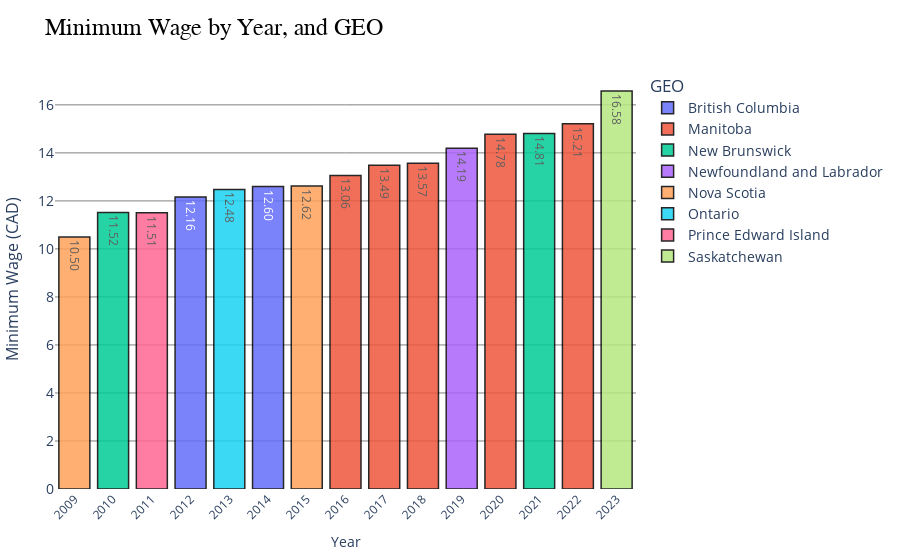

The notebook cell this image was saved under:
### Code cell
# Create a bar plot using Plotly with improved aesthetics
fig = px.bar(
    wage_province_min_year,  # Use the filtered DataFrame for minimum wages
    x='YEAR',
    y='min_wage_year',
    color='GEO',
    title='Minimum Wage by Year, and GEO',
    text='min_wage_year',  # Show min wage inside the bars
    labels={'min_wage_year': 'Minimum Wage (CAD)', 'YEAR': 'Year'},
)

# Customize layout and appearance
fig.update_traces(
    texttemplate='%{text:.2f}', 
    textposition='inside',
    marker=dict(line=dict(color='black', width=1.5)),  # Add borders to bars
    opacity=0.85  # Slightly transparent for visual effect
)

# Customize layout further
fig.update_layout(
    title_font=dict(size=24, family='Arial', color='black'),  # Title font style
    xaxis_title='Year',
    yaxis_title='Minimum Wage (CAD)',
    xaxis_tickangle=-45,  # Rotate x-axis labels for better readability
    xaxis=dict(
        tickmode='linear',  # Ensure all years are shown
        tickvals=wage_province_min_year['YEAR'].unique()  # Use unique years
    ),
    yaxis=dict(titlefont=dict(size=16), tickfont=dict(size=14)),  # Font size for axes
    legend_title_text='GEO',
    legend=dict(font=dict(size=14)),  # Font size for legend
    margin=dict(l=50, r=50, t=70, b=50),  # Adjust margins for better spacing
    hoverlabel=dict(bgcolor='white', font_size=14, font_family='Arial'),  # Customize hover labels
    plot_bgcolor='rgba(0,0,0,0)',  # Transparent background
    paper_bgcolor='rgba(0,0,0,0)',  # Transparent paper background
)

# Add gridlines for better readability
fig.update_yaxes(showgrid=True, gridcolor='gray', gridwidth=1)

# Show the plot
fig.show()

### Figure 1 — Plotly figure (JSON) as saved in the notebook; plotly's stock layout.template omitted (floating-point values rounded to 4 significant figures)
{"data": [{"alignmentgroup": "True", "hovertemplate": "GEO=British Columbia<br>Year=%{x}<br>Minimum Wage (CAD)=%{text}<extra></extra>", "legendgroup": "British Columbia", "marker": {"color": "#636efa", "line": {"color": "black", "width": 1.5}, "pattern": {"shape": ""}}, "name": "British Columbia", "offsetgroup": "British Columbia", "opacity": 0.85, "orientation": "v", "showlegend": true, "text": [12.6, 12.16], "textposition": "inside", "texttemplate": "%{text:.2f}", "type": "bar", "x": [2014, 2012], "xaxis": "x", "y": [12.6, 12.16], "yaxis": "y"}, {"alignmentgroup": "True", "hovertemplate": "GEO=Manitoba<br>Year=%{x}<br>Minimum Wage (CAD)=%{text}<extra></extra>", "legendgroup": "Manitoba", "marker": {"color": "#EF553B", "line": {"color": "black", "width": 1.5}, "pattern": {"shape": ""}}, "name": "Manitoba", "offsetgroup": "Manitoba", "opacity": 0.85, "orientation": "v", "showlegend": true, "text": [13.06, 13.49, 13.57, 14.78, 15.21], "textposition": "inside", "texttemplate": "%{text:.2f}", "type": "bar", "x": [2016, 2017, 2018, 2020, 2022], "xaxis": "x", "y": [13.06, 13.49, 13.57, 14.78, 15.21], "yaxis": "y"}, {"alignmentgroup": "True", "hovertemplate": "GEO=New Brunswick<br>Year=%{x}<br>Minimum Wage (CAD)=%{text}<extra></extra>", "legendgroup": "New Brunswick", "marker": {"color": "#00cc96", "line": {"color": "black", "width": 1.5}, "pattern": {"shape": ""}}, "name": "New Brunswick", "offsetgroup": "New Brunswick", "opacity": 0.85, "orientation": "v", "showlegend": true, "text": [11.52, 14.81], "textposition": "inside", "texttemplate": "%{text:.2f}", "type": "bar", "x": [2010, 2021], "xaxis": "x", "y": [11.52, 14.81], "yaxis": "y"}, {"alignmentgroup": "True", "hovertemplate": "GEO=Newfoundland and Labrador<br>Year=%{x}<br>Minimum Wage (CAD)=%{text}<extra></extra>", "legendgroup": "Newfoundland and Labrador", "marker": {"color": "#ab63fa", "line": {"color": "black", "width": 1.5}, "pattern": {"shape": ""}}, "name": "Newfoundland and Labrador", "offsetgroup": "Newfoundland and Labrador", "opacity": 0.85, "orientation": "v", "showlegend": true, "text": [14.19], "textposition": "inside", "texttemplate": "%{text:.2f}", "type": "bar", "x": [2019], "xaxis": "x", "y": [14.19], "yaxis": "y"}, {"alignmentgroup": "True", "hovertemplate": "GEO=Nova Scotia<br>Year=%{x}<br>Minimum Wage (CAD)=%{text}<extra></extra>", "legendgroup": "Nova Scotia", "marker": {"color": "#FFA15A", "line": {"color": "black", "width": 1.5}, "pattern": {"shape": ""}}, "name": "Nova Scotia", "offsetgroup": "Nova Scotia", "opacity": 0.85, "orientation": "v", "showlegend": true, "text": [10.5, 12.62], "textposition": "inside", "texttemplate": "%{text:.2f}", "type": "bar", "x": [2009, 2015], "xaxis": "x", "y": [10.5, 12.62], "yaxis": "y"}, {"alignmentgroup": "True", "hovertemplate": "GEO=Ontario<br>Year=%{x}<br>Minimum Wage (CAD)=%{text}<extra></extra>", "legendgroup": "Ontario", "marker": {"color": "#19d3f3", "line": {"color": "black", "width": 1.5}, "pattern": {"shape": ""}}, "name": "Ontario", "offsetgroup": "Ontario", "opacity": 0.85, "orientation": "v", "showlegend": true, "text": [12.48], "textposition": "inside", "texttemplate": "%{text:.2f}", "type": "bar", "x": [2013], "xaxis": "x", "y": [12.48], "yaxis": "y"}, {"alignmentgroup": "True", "hovertemplate": "GEO=Prince Edward Island<br>Year=%{x}<br>Minimum Wage (CAD)=%{text}<extra></extra>", "legendgroup": "Prince Edward Island", "marker": {"color": "#FF6692", "line": {"color": "black", "width": 1.5}, "pattern": {"shape": ""}}, "name": "Prince Edward Island", "offsetgroup": "Prince Edward Island", "opacity": 0.85, "orientation": "v", "showlegend": true, "text": [11.51], "textposition": "inside", "texttemplate": "%{text:.2f}", "type": "bar", "x": [2011], "xaxis": "x", "y": [11.51], "yaxis": "y"}, {"alignmentgroup": "True", "hovertemplate": "GEO=Saskatchewan<br>Year=%{x}<br>Minimum Wage (CAD)=%{text}<extra></extra>", "legendgroup": "Saskatchewan", "marker": {"color": "#B6E880", "line": {"color": "black", "width": 1.5}, "pattern": {"shape": ""}}, "name": "Saskatchewan", "offsetgroup": "Saskatchewan", "opacity": 0.85, "orientation": "v", "showlegend": true, "text": [16.58], "textposition": "inside", "texttemplate": "%{text:.2f}", "type": "bar", "x": [2023], "xaxis": "x", "y": [16.58], "yaxis": "y"}], "layout": {"barmode": "relative", "hoverlabel": {"bgcolor": "white", "font": {"family": "Arial", "size": 14}}, "legend": {"font": {"size": 14}, "title": {"text": "GEO"}, "tracegroupgap": 0}, "margin": {"b": 50, "l": 50, "r": 50, "t": 70}, "paper_bgcolor": "rgba(0,0,0,0)", "plot_bgcolor": "rgba(0,0,0,0)", "title": {"font": {"color": "black", "family": "Arial", "size": 24}, "text": "Minimum Wage by Year, and GEO"}, "xaxis": {"anchor": "y", "domain": [0, 1], "tickangle": -45, "tickmode": "linear", "tickvals": [2014, 2012, 2016, 2017, 2018, 2020, 2022, 2010, 2021, 2019, 2009, 2015, 2013, 2011, 2023], "title": {"text": "Year"}}, "yaxis": {"anchor": "x", "domain": [0, 1], "gridcolor": "gray", "gridwidth": 1, "showgrid": true, "tickfont": {"size": 14}, "title": {"font": {"size": 16}, "text": "Minimum Wage (CAD)"}}}}
